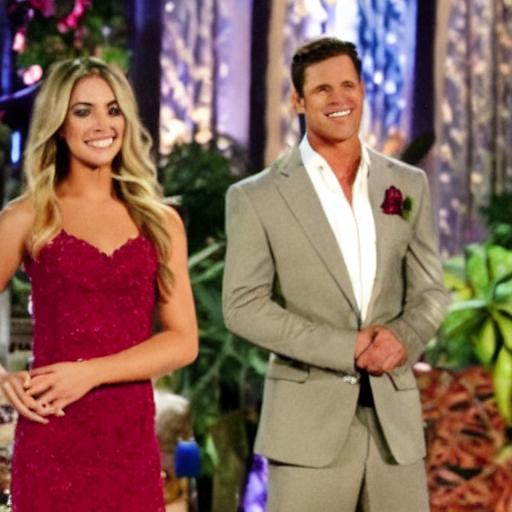
#> input picture backend/data/general-ai-fixtures/ai-0.jpg, 512 x 512 px; its folder holds only this picture in this run
$ python -i face_utils.py   (imports and definitions only)
#> lines starting #> are read from the running program, lines starting #| are printed output that depends on the picture
#> further down, picture is the input picture: shape (512, 512, 3); mean B, G, R 89.1, 100.4, 134.8
"""Face detection utilities using OpenCV Haar cascades.

No external model downloads needed; cascade XML ships with opencv-python.
"""
import cv2
import numpy as np

# Cache the cascade classifier
_face_cascade = None


def _get_cascade():
    global _face_cascade
    if _face_cascade is None:
        cascade_path = cv2.data.haarcascades + "haarcascade_frontalface_default.xml"
        _face_cascade = cv2.CascadeClassifier(cascade_path)
    return _face_cascade


def detect_faces(bgr: np.ndarray) -> list[tuple[int, int, int, int]]:
    """Return list of (x, y, w, h) face bounding boxes in the BGR image."""
    if bgr is None or bgr.size == 0:
        return []
    gray = cv2.cvtColor(bgr, cv2.COLOR_BGR2GRAY)
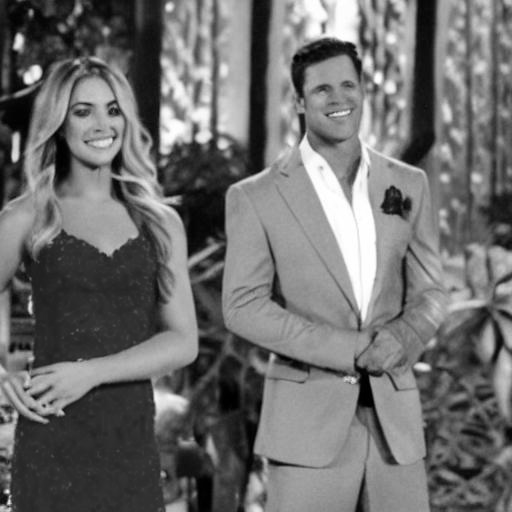
#> gray: shape (512, 512); min 0, max 255, mean 109.4
    # Equalize histogram for better detection
    gray = cv2.equalizeHist(gray)
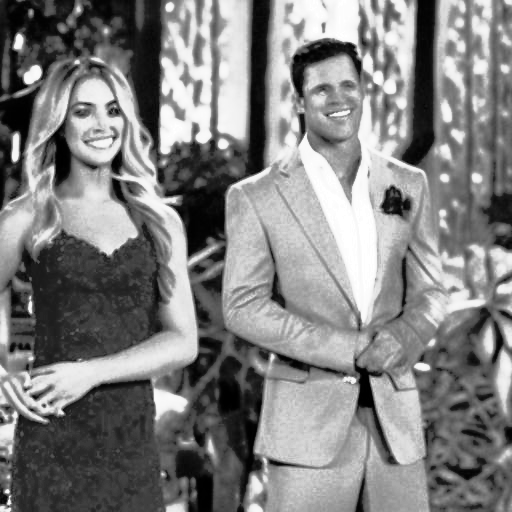
#> gray: shape (512, 512); min 0, max 255, mean 128.2
    cascade = _get_cascade()
    faces = cascade.detectMultiScale(
        gray,
        scaleFactor=1.1,
        minNeighbors=5,
        minSize=(40, 40),
        flags=cv2.CASCADE_SCALE_IMAGE,
    )
#> faces = [[301, 60, 70, 70], [58, 78, 83, 83]]
    return [(int(x), int(y), int(w), int(h)) for (x, y, w, h) in faces]


def get_largest_face(bgr: np.ndarray) -> tuple[int, int, int, int]:
    """Return the largest face bounding box, or (0, 0, 0, 0) if none."""
    faces = detect_faces(bgr)
    if not faces:
        return (0, 0, 0, 0)
    # Largest by area
    return max(faces, key=lambda r: r[2] * r[3])


def extract_face_region(bgr: np.ndarray, margin: float = 0.2) -> (np.ndarray, tuple):
    """Crop the largest face region with margin. Returns (crop, [x, y, w, h])."""
    x, y, w, h = get_largest_face(bgr)
    if w == 0:
        return bgr, (0, 0, *bgr.shape[:2][::-1])
    # Expand with margin
    xm = max(0, x - int(w * margin))
    ym = max(0, y - int(h * margin))
    x2 = min(bgr.shape[1], x + w + int(w * margin))
    y2 = min(bgr.shape[0], y + h + int(h * margin))
    return bgr[ym:y2, xm:x2], (xm, ym, x2 - xm, y2 - ym)

>>> import cv2
>>> picture = cv2.imread('../../data/general-ai-fixtures/ai-0.jpg')
>>> result = detect_faces(picture)
#> result = [(301, 60, 70, 70), (58, 78, 83, 83)]

$ run again, on backend/data/general-ai-fixtures/ai-1.jpg
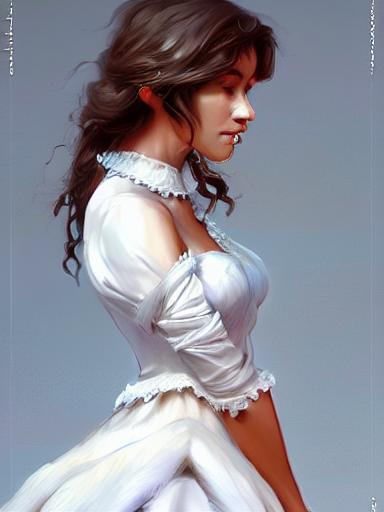
#> input picture backend/data/general-ai-fixtures/ai-1.jpg, 384 x 512 px
#> picture is the input picture: shape (512, 384, 3); mean B, G, R 152.1, 141.5, 141.6
#> in detect_faces, `gray = cv2.cvtColor(bgr, cv2.COLOR_BGR2GRAY)`:
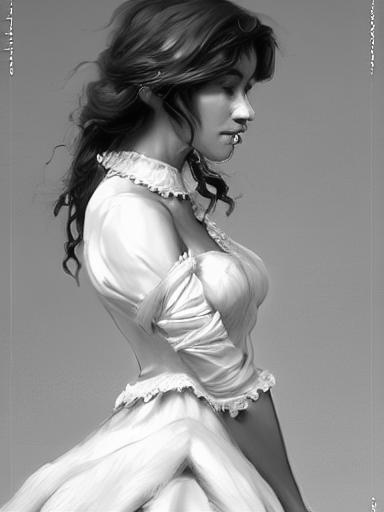
#> gray: shape (512, 384); min 1, max 255, mean 142.7
#> in detect_faces, `gray = cv2.equalizeHist(gray)`:
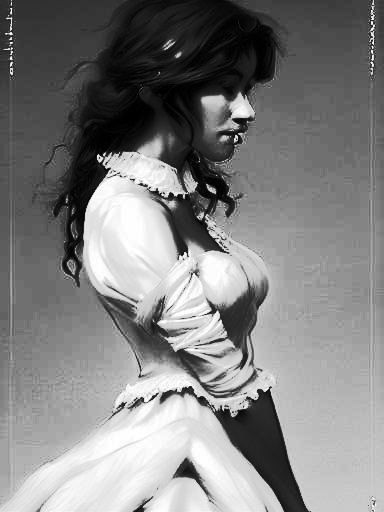
#> gray: shape (512, 384); min 0, max 255, mean 128.8
#> faces = ()
#> result = []

$ run again, on backend/data/general-ai-fixtures/ai-3.jpg
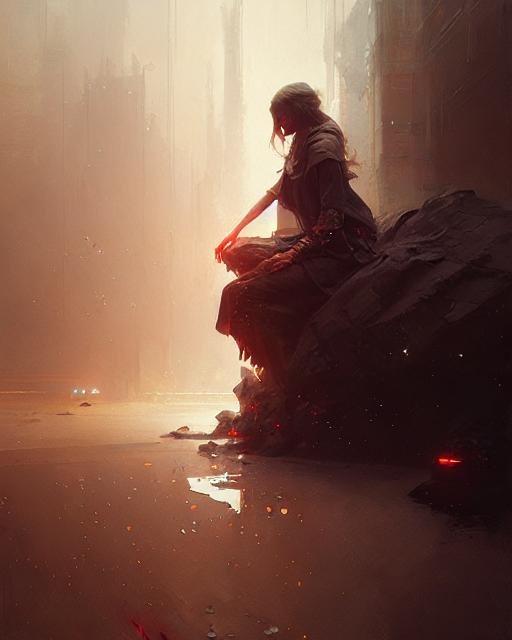
#> input picture backend/data/general-ai-fixtures/ai-3.jpg, 512 x 640 px
#> picture is the input picture: shape (640, 512, 3); mean B, G, R 74.1, 89.4, 125.7
#> in detect_faces, `gray = cv2.cvtColor(bgr, cv2.COLOR_BGR2GRAY)`:
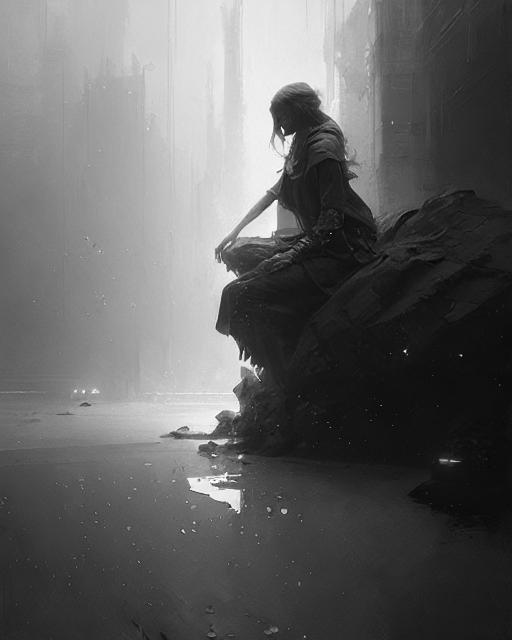
#> gray: shape (640, 512); min 4, max 253, mean 98.5
#> in detect_faces, `gray = cv2.equalizeHist(gray)`:
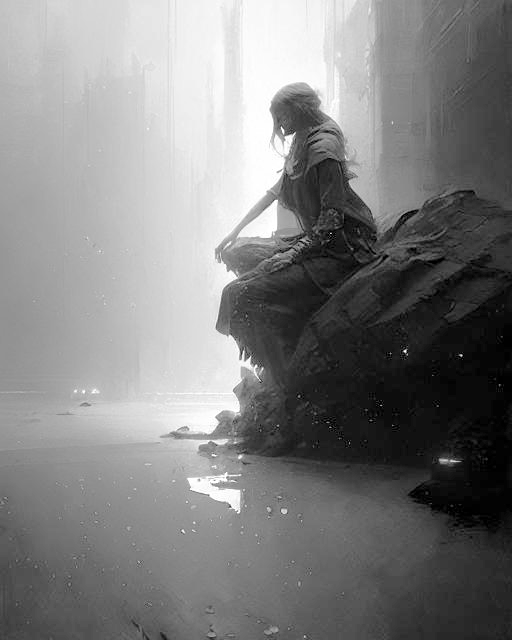
#> gray: shape (640, 512); min 0, max 255, mean 128.3
#> faces = ()
#> result = []
